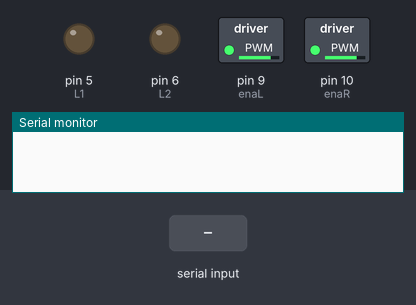
Simulated run of this sketch. Board: Arduino Uno, built with avr-gcc and run on an emulated ATmega328P. Shown: switched loads named in the sketch (green lamp = pin HIGH), output pins drawn as LEDs (lit = HIGH), the last lines printed to the serial monitor. Inputs (shaded band) come from the test bench. Pins used as bus, display or sensor lines are not drawn.

Above: at 1.2 s.
1.3 s: "R" received over Serial
At 2.0 s:
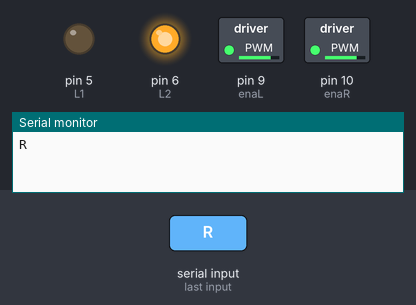
2.8 s: "B" received over Serial
At 3.1 s:
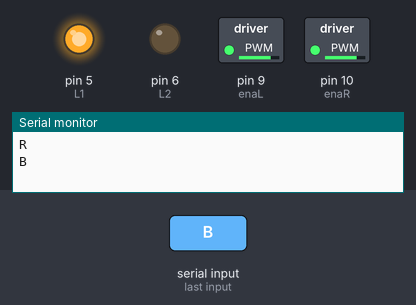
4.3 s: "L" received over Serial
At 5.5 s:
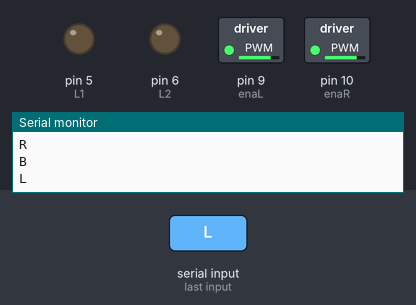
Timing chart, 0 to 7.3 s (numbered marks = the images above; inputs shaded):
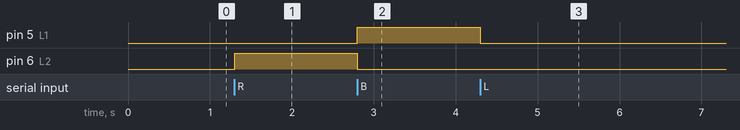

The sketch:

BlutoothCar.ino
```cpp
#define L1 5     //Left Motor MB2
#define L2 6     //Left Motor MB1
#define R1 7     //Right Motor MA1
#define R2 8     //Right Motor MA2
#define enaL 9   //Left Motor Enable Pin EB
#define enaR 10  //Right Motor Enable Pin EA

//*************************************************//

void setup() {
  Serial.begin(9600);
  pinMode(R1, OUTPUT);
  pinMode(R2, OUTPUT);
  pinMode(L2, OUTPUT);
  pinMode(L1, OUTPUT);
  pinMode(enaR, OUTPUT);  // anaa
  pinMode(enaL, OUTPUT);  //enab
  setSpeed(200);
}


char data;

// int sensorRead() {
//   //data = Serial.read();
// }

void setSpeed(int speed) {
  analogWrite(enaR, speed);
  analogWrite(enaL, speed);
}

void goForward() {
  digitalWrite(R1, HIGH);
  digitalWrite(R2, LOW);
  digitalWrite(L1, LOW);
  digitalWrite(L2, HIGH);
}
void goLeft() {
  digitalWrite(R1, HIGH);
  digitalWrite(R2, LOW);
  digitalWrite(L1, LOW);
  digitalWrite(L2, LOW);
}
void goRight() {
  digitalWrite(R1, LOW);
  digitalWrite(R2, LOW);
  digitalWrite(L1, LOW);
  digitalWrite(L2, HIGH);
}

void goBackward() {
  digitalWrite(R1, LOW);
  digitalWrite(R2, HIGH);
  digitalWrite(L1, HIGH);
  digitalWrite(L2, LOW);
}

void goStop() {
  digitalWrite(R1, LOW);
  digitalWrite(R2, LOW);
  digitalWrite(L1, LOW);
  digitalWrite(L2, LOW);
}

void loop() {
  if (Serial.available()) {
    //sensorRead();
    data = Serial.read();
     Serial.println(data);
  }

  if (data == 'L') {
    goLeft();
  }

  else if (data == 'R') {
    goRight();
  } else if (data == 'F') {
    goForward();
  }

  else if (data == 'B') {
    goBackward();
  }

  if (data == 'S') {
    goStop();
  }
 }
```

Measured:
- after the input at 1.3 s, pin 6 (L2): LOW → HIGH at once
- after the input at 2.8 s, pin 5 (L1): LOW → HIGH at once; pin 6 (L2): HIGH → LOW at once
- after the input at 4.3 s, pin 5 (L1): HIGH → LOW at once
